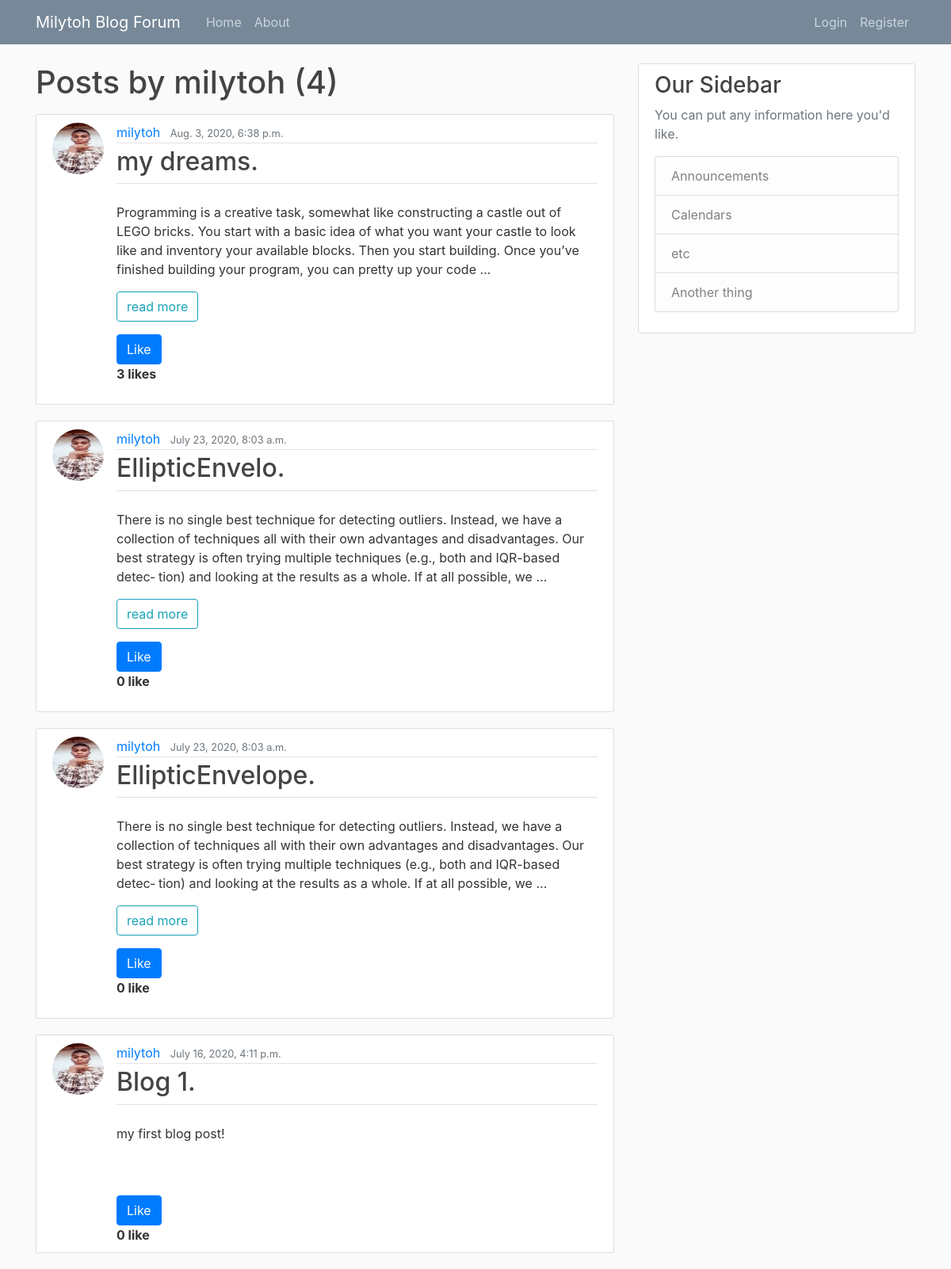
The page /user/milytoh on the database its author committed.
### myblog/models.py (models this page shows, shortened)
class Post(models.Model):
    title = models.CharField(max_length=100)
    content = models.TextField()
    date_posted = models.DateTimeField(default=timezone.now)
    author = models.ForeignKey(User, on_delete=models.CASCADE)
    liked = models.ManyToManyField(User, default=None, blank=True, related_name='liked')

### users/models.py (models this page shows, shortened)
class Profile(models.Model):
    user = models.OneToOneField(User, on_delete=models.CASCADE)
    image = models.ImageField(default='default.jpg', upload_to='profile_pics')

### myblog/views.py (the view)
# urls.py: path('user/<str:username>', UserPostListVeiw.as_view(), name='user-posts'),
class UserPostListVeiw(ListView):
    model = Post
    template_name = 'myblog/user_posts.html'
    context_object_name = 'posts'
    paginate_by = 8
    def get_queryset(self):
        user = get_object_or_404(User, username=self.kwargs.get('username'))
        return Post.objects.filter(author=user).order_by('-date_posted')

### myblog/templates/myblog/user_posts.html (shortened to what this page needs)
{% extends 'myblog/base.html'%}
{% block content %}
<h1 class="mb-3">Posts by {{ view.kwargs.username }}  ({{ page_obj.paginator.count }})</h1>
  {% for post in posts %}
   <article class="media content-section">
    <a href="{{ post.author.profile.image.url}}">
     <img class="rounded-circle article-img"  src="{{ post.author.profile.image.url}}">
     </a>
    <div class="media-body">
      <div class="article-metadata">
        <a class="mr-2" href="{% url 'myblog:user-posts' post.author.username %}">{{ post.author }}</a>
        <small class="text-muted">{{ post.date_posted }}</small>
      </div>
        <legend class="border-bottom mb-4">
          <h2><a class="article-title" href="{% url 'myblog:post-detail' post.id %}">{{ post.title }}.</a></h2>
        </legend>
          {% if post.content|length > 50%}
            {{ post.content|safe|truncatewords:"50"|linebreaks }}
            <a class="btn btn-outline-info" href="{% url 'myblog:post-detail' post.id %}"> read more </a>
           <form action="{% url 'myblog:like-post' %}" method="POST">
          {% if user not in post.liked.all %}
             <button class="btn btn-primary mt-3" type="submit">Like </button>
          {% else %}
            <button class="btn btn-danger mt-3" style="background-color: rgb(153, 109, 109)" type="submit"> Unlike </button>
          {% endif %}
        </form>
        {% if user in post.liked.all %}
            {% if post.liked.all.count <= 1 %}
               <strong>   {{post.liked.all.count  }}  like</strong>
            {% else %}
               <strong> {{post.liked.all.count}}  likes </strong>
            {% endif %}
        {% else  %}
            {% if post.liked.all.count  <= 1 %}
              <strong> {{post.liked.all.count}}  like</strong>
            {% else %}
              <strong> {{post.liked.all.count}}  likes </strong>
            {% endif %}
        {% endif %}
          {% else %}
             <p class="article-content">{{ post.content }}</p>
           <form action="{% url 'myblog:like-post' %}" method="POST">
          {% if user not in post.liked.all %}
             <button class="btn btn-primary mt-3" type="submit">Like </button>
          {% else %}
            <button class="btn btn-danger mt-3" style="background-color: rgb(153, 109, 109)" type="submit"> Unlike </button>
          {% endif %}
        </form>
        {% if user in post.liked.all %}
            {% if post.liked.all.count <= 1 %}
               <strong>   {{post.liked.all.count  }}  like</strong>
            {% else %}
               <strong> {{post.liked.all.count}}  likes </strong>
            {% endif %}
        {% else  %}
            {% if post.liked.all.count  <= 1 %}
              <strong> {{post.liked.all.count}}  like</strong>
            {% else %}
              <strong> {{post.liked.all.count}}  likes </strong>
            {% endif %}
        {% endif %}
          {% endif %}
    </div>
  </article>
  {%endfor%}
{% endblock content %}

### myblog/static/myblog/main.css (style rules this page uses)
body { background: #fafafa; color: #333333; margin-top: 5rem; }
h1, h2, h3, h4, h5, h6 { color: #444444; }
.content-section { background: #ffffff; padding: 10px 20px; border: 1px solid #dddddd; border-radius: 3px; margin-bottom: 20px; }
.article-title { color: #444444; }
.article-content { white-space: pre-line; margin-bottom: 50px; }
.article-img { height: 65px; width: 65px; margin-right: 16px; }
.article-metadata { padding-bottom: 1px; margin-bottom: 4px; border-bottom: 1px solid #e3e3e3 }

### rows shown on the page
Post: author.profile.image (picture), author "milytoh", date_posted "Aug. 3, 2020, 6:38 p.m.", title "my dreams", content "Programming is a creative task, somewhat like constructing a castle out of LEGO bricks. You start with a basic idea of what you want your castle to look like and inventory your available blocks. Then you start building. Once you’ve finished building your program, you can pretty up your code …", shows "Like", liked.all.count "3"
Post: author.profile.image (picture), author "milytoh", date_posted "July 23, 2020, 8:03 a.m.", title "EllipticEnvelo", content "There is no single best technique for detecting outliers. Instead, we have a collection of techniques all with their own advantages and disadvantages. Our best strategy is often trying multiple techniques (e.g., both and IQR-based detec‐ tion) and looking at the results as a whole. If at all possible, we …", shows "Like", liked.all.count "0"
Post: author.profile.image (picture), author "milytoh", date_posted "July 23, 2020, 8:03 a.m.", title "EllipticEnvelope", content "There is no single best technique for detecting outliers. Instead, we have a collection of techniques all with their own advantages and disadvantages. Our best strategy is often trying multiple techniques (e.g., both and IQR-based detec‐ tion) and looking at the results as a whole. If at all possible, we …", shows "Like", liked.all.count "0"
Post: author.profile.image (picture), author "milytoh", date_posted "July 16, 2020, 4:11 p.m.", title "Blog 1", content "my first blog post!", shows "Like", liked.all.count "0"

### other values the page prints
{{ view.kwargs.username }} "milytoh"
{{ page_obj.paginator.count }} "4"
